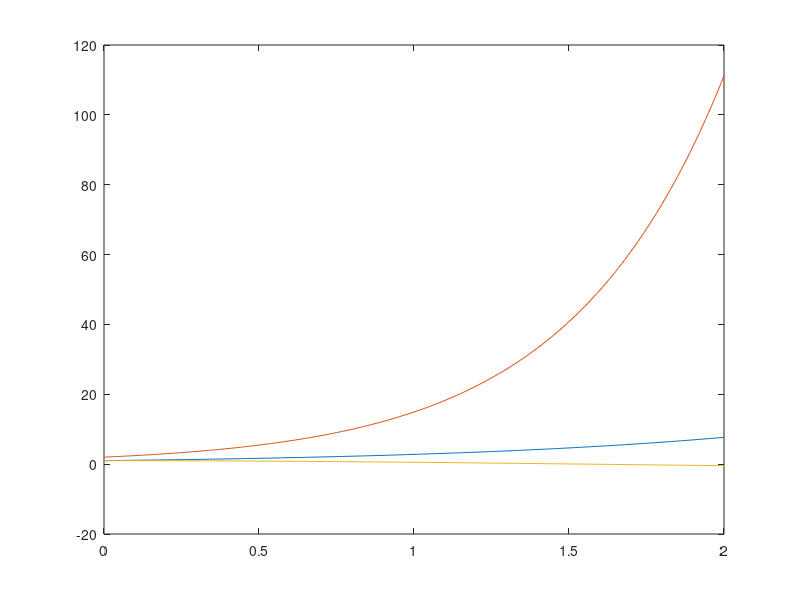

Recreate this plot in MATLAB.
function sistema_diferencia_central
  
  ti = 0;
  tf = 2;
  dt = 0.01;
  
  t = ti : dt : tf;
  
  # Matrices
  M = [1, 0, 0; 0, -1, 0; 0, 0, 2];
  C = [4, 0, 0; 0, -1, 0; 0, 0, 3];
  K = [0, 4, 1; 4,  2, 0; 1, 0, 1];
  
  # Independent vector of functions
  R = {
    @(t)(5.0 * exp(t) + 8.0 * exp(2.0 * t) + cos(t));
    @(t)(-8.0 * exp(2.0 * t) + 4.0 * exp(t));
    @(t)(-cos(t) - 3.0 * sin(t) + exp(t))
  };
  
  f0 = [1; 2; 1];  # Initial condition f(t0)
  df0 = [1; 4; 0]; # Initial condition df(t0)/dt
 
  # Precalculates the requiered matrices
  G = inverse(M + dt * 0.5 * C);
  D = G * (2 * M - dt * dt * K);
  H = G * (dt * 0.5 * C - M);
   
  # 1) Calculates the initial value
  second_derv = inverse(M) * (eval_R(R, t(1)) - C * df0 - K * f0);
  fprev = f0 - dt * df0 + dt * dt * 0.5 * second_derv;
    
  # The first and second value are already calculated and given
  values = [fprev, f0];
  
  for i = 2 : length(t) 
    
    # b can't be precalculated, because t parameter is requiered
    b = dt * dt * G * eval_R(R, t(i)); 
   
    previous = values(:, i - 1);
    current = values(:, i);
    
    values(:, i + 1) = b + D * current + H * previous; 
  endfor
  
  # Values is an array of vectors
  values
  
  # Removes the first vector from the array
  sub_values = values(:, 2 : length(values));
  
  # Plots all the components of the vector
  # plots like 3 plots of simple arrays
  plot(t, sub_values);
  
  
  
endfunction


function [result] = eval_R(R, t)
  # Returns a column vector containing 
  # all the functions evaluated in t
  result = [];
  for i = 1 : length(R)
    result(i, 1) = R{i}(t);
  endfor
  
endfunction
